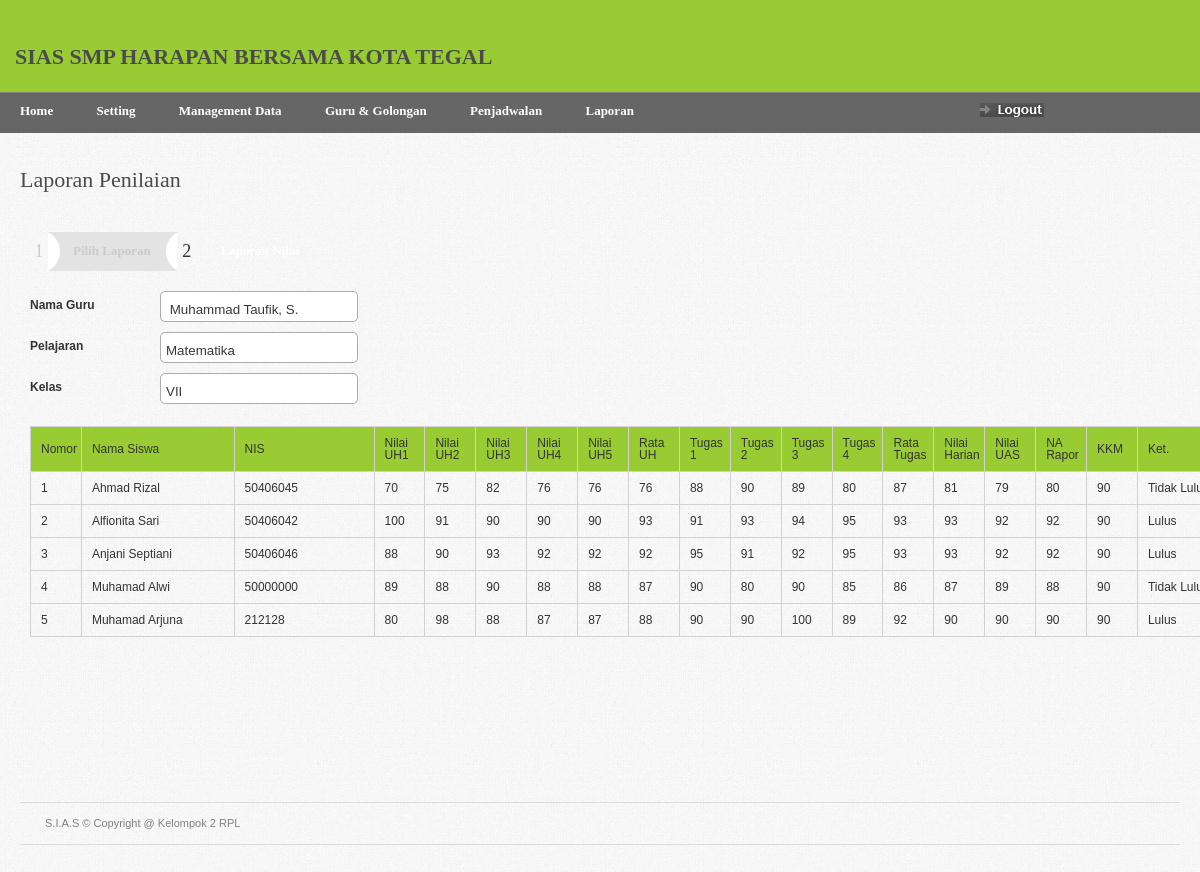
/home.php?page=laporan_penilaian_admin&id_guru=2&id_jadwal=45&kelas=VII (signed in), run on the app's committed database.
### tables this page shows
CREATE TABLE IF NOT EXISTS `data_guru` (
  `id_guru` int(3) NOT NULL auto_increment,
  `nama_guru` varchar(20) NOT NULL,
  `nip` varchar(12) NOT NULL,
  `kota` varchar(30) NOT NULL,
  `tgl` int(2) NOT NULL,
  `bln` varchar(15) NOT NULL,
  `thn` int(4) NOT NULL,
  `kelamin` enum('laki-laki','perempuan') NOT NULL,
  `agama` varchar(20) NOT NULL,
  `alamat_guru` text NOT NULL,
  `tm_tanggal` int(2) NOT NULL,
  `tm_bulan` varchar(15) NOT NULL,
  `tm_tahun` int(4) NOT NULL,
  `pendidikan` varchar(30) NOT NULL,
  `golongan` varchar(30) NOT NULL,
  `jabatan` varchar(30) NOT NULL,
  `gambar` varchar(40) NOT NULL,
  `username` varchar(20) NOT NULL,
  `password` varchar(100) NOT NULL,
  PRIMARY KEY  (`id_guru`)
);

CREATE TABLE IF NOT EXISTS `tbl_jadwal` (
  `id_jadwal` int(5) NOT NULL auto_increment,
  `nama_pelajaran` varchar(40) NOT NULL,
  `kkm` int(3) NOT NULL,
  `id_guru` int(3) NOT NULL,
  `kelas` varchar(5) NOT NULL,
  PRIMARY KEY  (`id_jadwal`)
);

CREATE TABLE IF NOT EXISTS `tbl_nilai` (
  `id_nilai` int(5) NOT NULL auto_increment,
  `id_siswa` int(5) NOT NULL,
  `id_jadwal` int(4) NOT NULL,
  `kelas` varchar(5) NOT NULL,
  `id_guru` int(5) NOT NULL,
  `nilai_uh1` int(3) NOT NULL,
  `nilai_uh2` int(3) NOT NULL,
  `nilai_uh3` int(3) NOT NULL,
  `nilai_uh4` int(3) NOT NULL,
  `nilai_uh5` int(3) NOT NULL,
  `rata_uh` int(3) NOT NULL,
  `nilai_tugas1` int(3) NOT NULL,
  `nilai_tugas2` int(3) NOT NULL,
  `nilai_tugas3` int(3) NOT NULL,
  `nilai_tugas4` int(3) NOT NULL,
  `rata_tugas` int(3) NOT NULL,
  `nilai_harian` int(3) NOT NULL,
  `nilai_uas` int(3) NOT NULL,
  `nilai_rapor` int(3) NOT NULL,
  `kkm` int(3) NOT NULL,
  `ket` varchar(12) NOT NULL,
  PRIMARY KEY  (`id_nilai`)
);

CREATE TABLE IF NOT EXISTS `data_siswa` (
  `id_siswa` int(5) NOT NULL auto_increment,
  `nama_siswa` varchar(20) NOT NULL,
  `nis` varchar(12) NOT NULL,
  `nisn` varchar(10) NOT NULL,
  `kota` varchar(20) NOT NULL,
  `tgl` int(2) NOT NULL,
  `bln` varchar(10) NOT NULL,
  `thn` int(4) NOT NULL,
  `kelamin` enum('laki-laki','perempuan') NOT NULL,
  `agama` varchar(10) NOT NULL,
  `status` varchar(20) NOT NULL,
  `anakke` varchar(10) NOT NULL,
  `alamat_siswa` text NOT NULL,
  `telpon_siswa` varchar(12) NOT NULL,
  `sekolahasal` varchar(20) NOT NULL,
  `kelas` varchar(6) NOT NULL,
  `pd_tgl` int(2) NOT NULL,
  `pd_bln` varchar(10) NOT NULL,
  `pd_thn` int(4) NOT NULL,
  `ayah` varchar(30) NOT NULL,
  `ibu` varchar(30) NOT NULL,
  `alamatortu` varchar(40) NOT NULL,
  `hportu` varchar(13) NOT NULL,
  `pekerjaanayah` varchar(20) NOT NULL,
  `pekerjaanibu` varchar(20) NOT NULL,
  `wali` varchar(30) NOT NULL,
  `alamatwali` varchar(40) NOT NULL,
  `hpwali` varchar(13) NOT NULL,
  `pekerjaanwali` varchar(20) NOT NULL,
  `gambar` varchar(50) NOT NULL,
  `username` varchar(20) NOT NULL,
  `password` varchar(100) NOT NULL,
  PRIMARY KEY  (`id_siswa`)
);

### laporan_penilaian_admin.php (the view, shortened to what this page needs)
<div id="page-heading">
    <h1>Laporan Penilaian</h1>
</div>
<table border="0" width="100%" cellpadding="0" cellspacing="0" id="content-table">
<tr>
    <th rowspan="3" class="sized">&nbsp;</th>
    <th class="topleft"></th>
    <td id="tbl-border-top">&nbsp;</td>
    <th class="topright"></th>
    <th rowspan="3" class="sized">&nbsp;</th>
</tr>
<tr>
    <td id="tbl-border-left"></td>
    <td>
    <div id="content-table-inner">
		<div id="step-holder">
			<div class="step-no-off">1</div>
			<div class="step-light-left">Pilih Laporan</div>
			<div class="step-light-right">&nbsp;</div>
			<div class="step-no">2</div>
			<div class="step-dark-left">Laporan Nilai</div>
			<div class="step-dark-round">&nbsp;</div>
		</div>
    	<?php
		$id_guru=$_GET['id_guru'];
		$kelas=$_GET['kelas'];
		$id_jadwal=$_GET['id_jadwal'];
		$guru=mysql_fetch_array(mysql_query("select * from data_guru where id_guru='$id_guru'"));
		$kelass=mysql_fetch_array(mysql_query("select * from tbl_jadwal where kelas='$kelas'"));
		$pelajaran=mysql_fetch_array(mysql_query("select * from tbl_jadwal where id_jadwal='$id_jadwal'"));
		$nama_guru=$guru['nama_guru'];
		$nama_kelas=$kelass['kelas'];
		$nama_pelajaran=$pelajaran['nama_pelajaran'];
		?>
        <table border="0" cellpadding="0" cellspacing="0"  id="id-form">
        <tr>
          <th valign="top">Nama Guru</th>
          <td><input type="text" class="inp-form" name="nama_guru" value="<?php echo $nama_guru;?>" disabled="disabled"/></td>
        </tr>
         <tr>
          <th valign="top">Pelajaran</th>
          <td><input type="text" class="inp-form" name="nama_pelajaran" value="<?php echo $nama_pelajaran;?>" disabled="disabled"/></td>
        </tr>
        <tr>
          <th valign="top">Kelas</th>
          <td><input type="text" class="inp-form" name="kelas" value="<?php echo $nama_kelas;?>" disabled="disabled"/></td>
        </tr>
      </table>
      <br />
        <table border="0" width="105%" cellpadding="0" cellspacing="0" id="product-table">
      <tr bgcolor="#99CC33">
           <td width="4%">Nomor	</td>
            <td width="12%">Nama Siswa</td>
            <td width="11%">NIS</td>
            <td width="4%">Nilai UH1</td>
            <td width="4%">Nilai UH2</td>
            <td width="4%">Nilai UH3</td>
            <td width="4%">Nilai UH4</td>
            <td width="4%" >Nilai UH5</td>
            <td width="4%" >Rata UH</td>
			 <td width="4%">Tugas 1</td>
            <td width="4%" >Tugas 2</td>
            <td width="4%" >Tugas 3</td>
            <td width="4%" >Tugas 4</td>
            <td width="4%" >Rata Tugas</td>
			 <td width="4%">Nilai Harian</td>
            <td width="4%" >Nilai UAS</td>
            <td width="4%" >NA Rapor</td>
            <td width="4%" >KKM</td>
            <td width="7%" >Ket.</td>
        </tr>
        <?php
		$view=mysql_query("SELECT * FROM tbl_nilai nilai, data_siswa siswa WHERE nilai.id_siswa=siswa.id_siswa and nilai.id_guru='$id_guru' and nilai.kelas='$kelas' and nilai.id_jadwal='$id_jadwal' order by siswa.nama_siswa asc");
		$i = 1;
		while($row=mysql_fetch_array($view)){
			?>
            <tr>
				<td><?php echo $i;?></td>
				<td><?php echo $row['nama_siswa'];?></td>
				<td><?php echo $row['nis'];?></td>
				<td><?php echo $row['nilai_uh1']; ?></td>
                <td><?php echo $row['nilai_uh2']; ?></td>
                <td><?php echo $row['nilai_uh3']; ?></td>
                <td><?php echo $row['nilai_uh4']; ?></td>
				<td><?php echo $row['nilai_uh4']; ?></td>
                <td><?php echo $row['rata_uh']; ?></td>
				 <td><?php echo $row['nilai_tugas1']; ?></td>
				 <td><?php echo $row['nilai_tugas2']; ?></td>
				 <td><?php echo $row['nilai_tugas3']; ?></td>
				 <td><?php echo $row['nilai_tugas4']; ?></td>
				 <td><?php echo $row['rata_tugas']; ?></td>
				 <td><?php echo $row['nilai_harian']; ?></td>
				 <td><?php echo $row['nilai_uas']; ?></td>
				 <td><?php echo $row['nilai_rapor']; ?></td>
				 <td><?php echo $row['kkm']; ?></td>
				 <td><?php echo $row['ket']; ?></td>
			</tr>
			<?php
			$i++;
		}
		?>
        </table>
    </div>
    </td>
    <td id="tbl-border-right"></td>
</tr>
<tr>
    <th class="sized bottomleft"></th>
    <td id="tbl-border-bottom">&nbsp;</td>
    <th class="sized bottomright"></th>
</tr>
</table>

### css/screen.css (style rules this page uses)
* { margin: 0; padding: 0; }
html, body { height: 100%; }
body { background: url(../images/gray_jean.png); color: #393939; font-family: Arial; font-size: 0px; line-height: 0; }
#content-table { font-size: 0px; line-height: 0px; }
#content-table th.sized { height: 15px; width: 15px; padding: 0; margin: 0; font-size: 0px; line-height: 0px; }
#content-table-inner { font-size: 12px; line-height: 12px; padding: 10px 0 20px 0; }
#tbl-border-top { background: top repeat-x; line-height: 0;font-size: 0px; height: 15px; }
#tbl-border-bottom { background: bottom repeat-x; line-height: 0;font-size: 0px; height: 15px; }
#tbl-border-left { background: left repeat-y; }
#tbl-border-right { background: right repeat-y; }
.topleft { background: no-repeat; width:15px; height:15px; }
.topright { background: no-repeat; width:15px; height:15px; }
.bottomleft { background: no-repeat; width:15px; height:15px; }
.bottomright { background: no-repeat; width:15px; height:15px; }
#page-heading { margin: 0 0 15px 20px; }
h1 { color: #4b4b4b; font-family: Tahoma; font-size: 22px; line-height: 24px; font-weight: normal; }
#product-table { margin-bottom: 20px; }
#product-table td { border: 1px solid #d2d2d2; padding: 10px 0 10px 10px; }
.inp-form { background: url(../images/forms/form_inp.gif) no-repeat; border: none; color: #393939; height: 25px; padding: 6px 6px 0 6px; width: 186px; }
#id-form td { padding: 0 0 10px 0; }
#id-form th { line-height: 28px; min-width: 130px; padding: 0 0 10px 0; text-align: left; width: 130px; }
#step-holder { font-family: Tahoma; height:39px; margin-bottom: 20px; }
.step-no { float:left; height:29px; width:18px; font-size: 18px; line-height: 18px; padding:10px 0 0 0; text-align: center; }
.step-no-off { float:left; height:29px; width:18px; font-size: 18px; line-height: 18px; padding:10px 0 0 0; text-align: center; color: #cbcbcb; }
.step-dark-left { float:left; background: url(../images/forms/step_dark_left.gif) no-repeat; height:27px; padding:13px 15px 0 25px; font-size: 13px; color:#fff; font-weight: bold; }
.step-dark-round { float:left; width:8px; height:39px; background: url(../images/forms/step_dark_round.gif) no-repeat; }
.step-light-left { float:left; height:27px; padding:13px 15px 0 25px; font-size: 13px; background: url(../images/forms/step_light_left.gif) no-repeat; height:39px; color:#cbcbcb; font-weight: bold; }
.step-light-right { float:left; width:12px; background: url(../images/forms/step_light_right.gif) no-repeat; height:39px; }
table { border-collapse: collapse; }

### data on the page
data_guru: nama_guru "Muhammad Taufik, S."
tbl_jadwal: nama_pelajaran "Matematika"
tbl_jadwal: kelas "VII"
tbl_nilai: id_siswa.nama_siswa "Ahmad Rizal", id_siswa.nis "50406045", nilai_uh1 "70", nilai_uh2 "75", nilai_uh3 "82", nilai_uh4 "76", rata_uh "76", nilai_tugas1 "88", nilai_tugas2 "90", nilai_tugas3 "89", nilai_tugas4 "80", rata_tugas "87", nilai_harian "81", nilai_uas "79", nilai_rapor "80", kkm "90", ket "Tidak…"
tbl_nilai: id_siswa.nama_siswa "Alfionita Sari", id_siswa.nis "50406042", nilai_uh1 "100", nilai_uh2 "91", nilai_uh3 "90", nilai_uh4 "90", rata_uh "93", nilai_tugas1 "91", nilai_tugas2 "93", nilai_tugas3 "94", nilai_tugas4 "95", rata_tugas "93", nilai_harian "93", nilai_uas "92", nilai_rapor "92", kkm "90", ket "Lulus"
tbl_nilai: id_siswa.nama_siswa "Anjani Septiani", id_siswa.nis "50406046", nilai_uh1 "88", nilai_uh2 "90", nilai_uh3 "93", nilai_uh4 "92", rata_uh "92", nilai_tugas1 "95", nilai_tugas2 "91", nilai_tugas3 "92", nilai_tugas4 "95", rata_tugas "93", nilai_harian "93", nilai_uas "92", nilai_rapor "92", kkm "90", ket "Lulus"
tbl_nilai: id_siswa.nama_siswa "Muhamad Alwi", id_siswa.nis "50000000", nilai_uh1 "89", nilai_uh2 "88", nilai_uh3 "90", nilai_uh4 "88", rata_uh "87", nilai_tugas1 "90", nilai_tugas2 "80", nilai_tugas3 "90", nilai_tugas4 "85", rata_tugas "86", nilai_harian "87", nilai_uas "89", nilai_rapor "88", kkm "90", ket "Tidak…"
tbl_nilai: id_siswa.nama_siswa "Muhamad Arjuna", id_siswa.nis "212128", nilai_uh1 "80", nilai_uh2 "98", nilai_uh3 "88", nilai_uh4 "87", rata_uh "88", nilai_tugas1 "90", nilai_tugas2 "90", nilai_tugas3 "100", nilai_tugas4 "89", rata_tugas "92", nilai_harian "90", nilai_uas "90", nilai_rapor "90", kkm "90", ket "Lulus"
